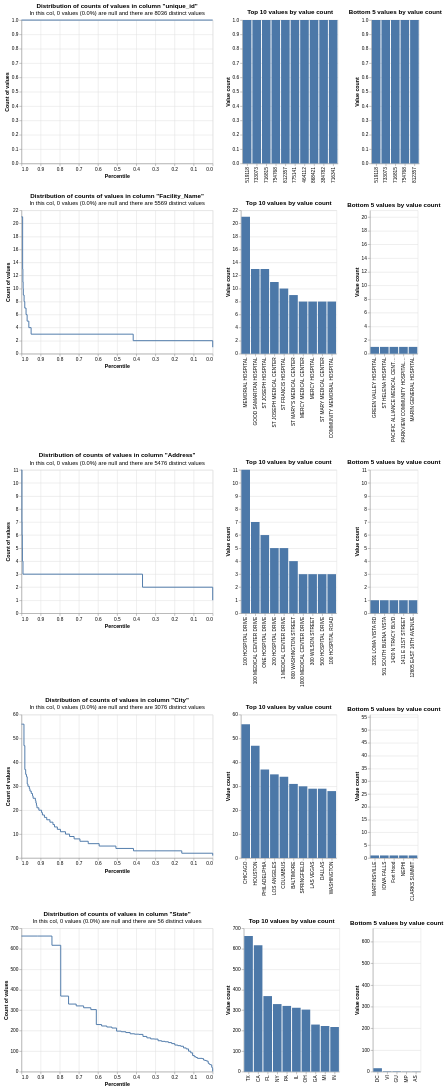

Notebook code cell kept with this figure:
### Markdown cell above
The distribution of values in your data is important for two main reasons:

- Columns with higher cardinality (number of distinct values) are usually more useful for data linking. For instance, date of birth is a much stronger linkage variable than gender.

- The skew of values is important. If you have a city column that has 1,000 distinct values, but 75% of them are London, this is much less useful for linkage than if the 1,000 values were equally distributed

### Code cell
linker.profile_columns(top_n=10, bottom_n=5)
